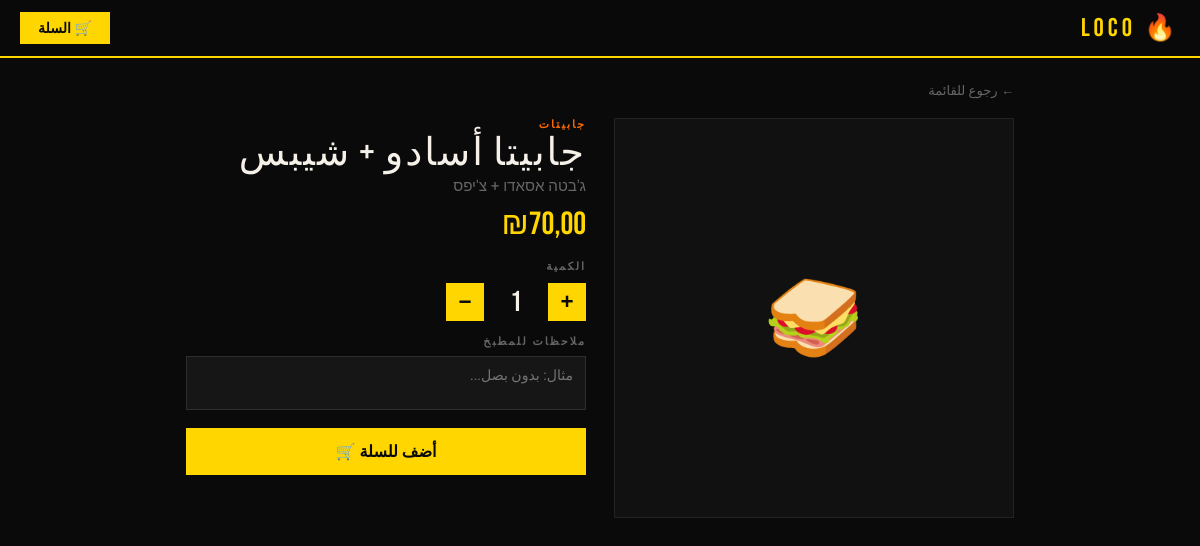
Page /menu/1/ on the committed database.
### menu/models.py (models this page shows, shortened)
class MenuItem(models.Model):
    category     = models.ForeignKey(Category, on_delete=models.CASCADE, related_name='items')
    name         = models.CharField(max_length=150)
    name_ar      = models.CharField(max_length=150)
    name_he      = models.CharField(max_length=150, blank=True)
    price        = models.DecimalField(max_digits=8, decimal_places=2)
    image        = models.ImageField(upload_to='menu/', blank=True, null=True)
    is_available = models.BooleanField(default=True)
    sort_order   = models.PositiveIntegerField(default=0)
    toppings     = models.ManyToManyField('Topping', blank=True, related_name='menu_items')
    description  = models.TextField(blank=True)
    calories     = models.PositiveIntegerField(null=True, blank=True)
    protein      = models.PositiveIntegerField(null=True, blank=True)
    carbs        = models.PositiveIntegerField(null=True, blank=True)
    fat          = models.PositiveIntegerField(null=True, blank=True)
    allergens    = models.CharField(max_length=255, blank=True)
    is_spicy     = models.BooleanField(default=False)
    is_new       = models.BooleanField(default=False)
    sold_by_weight = models.BooleanField(default=False)
    weight_unit    = models.CharField(
        max_length=10,
        choices=[('gram', 'גרם / غرام'), ('100g', '100 גרם'), ('kg', 'ק"ג / كيلو')],
        default='100g',
        blank=True
    )
    price_per_unit = models.DecimalField(
        max_digits=8, decimal_places=2, null=True, blank=True,
        help_text="السعر لكل وحدة (100g/kg) — اتركه فارغاً إذا كان السعر ثابت"
    )
    class Meta:
        ordering = ['sort_order']

class Category(models.Model):
    name       = models.CharField(max_length=100)
    name_ar    = models.CharField(max_length=100)
    name_he    = models.CharField(max_length=100, blank=True)
    sort_order = models.PositiveIntegerField(default=0)
    is_active  = models.BooleanField(default=True)
    class Meta:
        ordering = ['sort_order']
        verbose_name_plural = 'Categories'

### menu/views.py (the view)
# urls.py: path('menu/<int:pk>/', views.item_detail, name='item_detail'),
def item_detail(request, pk):
    item           = get_object_or_404(MenuItem, pk=pk, is_available=True)
    topping_groups = _get_topping_groups()
    cart_count     = sum(v['quantity'] for v in request.session.get('cart', {}).values())
    return render(request, 'menu/item_detail.html', {
        'item':           item,
        'topping_groups': topping_groups,
        'cart_count':     cart_count,
        'table_number':   request.session.get('table_number'),
    })

### menu/views.py (called while the page is built)
def _get_topping_groups():
    available_toppings = Topping.objects.filter(is_available=True)
    return ToppingGroup.objects.prefetch_related(
        Prefetch('toppings', queryset=available_toppings)
    ).all()

### templates/menu/item_detail.html (shortened to what this page needs)
<!DOCTYPE html>
<html lang="ar" dir="rtl">
<head>
</head>
<body>
<div class="nav">
  <a href="/" class="nav-logo">🔥 LOCO</a>
  <a href="/orders/cart/" class="nav-cart">
    🛒 السلة
  </a>
</div>
<div class="page">
  <a href="/" class="back">← رجوع للقائمة</a>
  <div class="grid">
    <div class="img-box">
      {% if item.image %}
      <img src="{{ item.image.url }}" alt="{{ item.name_ar }}">
      {% else %}
      <span class="emoji">🥪</span>
      {% endif %}
    </div>
    <div>
      <div class="cat">{{ item.category.name_ar }}</div>
      <div class="name">{{ item.name_ar }}</div>
      {% if item.name_he %}<div class="name-he">{{ item.name_he }}</div>{% endif %}
      <div class="price">₪{{ item.price }}</div>
      <div id="orderBox" style="display:none;">
        <div class="section-lbl">الكمية</div>
        <div class="qty-row">
          <button class="qty-btn" onclick="changeQty(1)">+</button>
          <span class="qty-num" id="qtyNum">1</span>
          <button class="qty-btn" onclick="changeQty(-1)">−</button>
        </div>
        <div class="section-lbl">ملاحظات للمطبخ</div>
        <textarea class="notes" id="notesBox" rows="2" placeholder="مثال: بدون بصل..."></textarea>
        <button class="add-btn" id="addBtn" onclick="addToCart()">أضف للسلة 🛒</button>
      </div>
    </div>
  </div>
</div>
</body>
</html>

### templates/menu/item_detail.html (style rules this page uses)
*,*::before,*::after { margin:0;padding:0;box-sizing:border-box; }
:root { --black:#0a0a0a;--yellow:#FFD600;--orange:#FF6B00;--red:#CC2200;--white:#F5F0E8;--gray:#666;--green:#00aa44; }
body { background:var(--black);color:var(--white);font-family:'Cairo',sans-serif;min-height:100vh; }
a { text-decoration:none;color:var(--yellow); }
.nav { position:fixed;top:0;left:0;right:0;z-index:999;display:flex;justify-content:space-between;align-items:center;padding:12px 20px;background:rgba(10,10,10,.97);border-bottom:2px solid var(--yellow); }
.nav-logo { font-family:'Bebas Neue',sans-serif;font-size:1.6rem;color:var(--yellow);letter-spacing:4px; }
.nav-cart { background:var(--yellow);color:var(--black);padding:8px 18px;font-weight:900;font-size:.88rem;position:relative; }
.page { max-width:860px;margin:0 auto;padding:80px 16px 40px; }
.back { display:inline-block;color:var(--gray);font-size:.82rem;margin-bottom:20px; }
.grid { display:grid;grid-template-columns:1fr 1fr;gap:28px;align-items:start; }
.img-box { background:#111;border:1px solid #222;aspect-ratio:1;display:flex;align-items:center;justify-content:center;overflow:hidden; }
.img-box .emoji { font-size:5rem; }
.cat { font-size:.68rem;font-weight:700;color:var(--orange);letter-spacing:2px;text-transform:uppercase;margin-bottom:4px; }
.name { font-family:'Bebas Neue',sans-serif;font-size:2.4rem;color:var(--white);letter-spacing:2px;line-height:1; }
.name-he { font-size:.95rem;color:var(--gray);margin:4px 0 10px; }
.price { font-family:'Bebas Neue',sans-serif;font-size:2rem;color:var(--yellow);margin-bottom:16px; }
.section-lbl { font-size:.68rem;font-weight:700;color:var(--gray);letter-spacing:2px;text-transform:uppercase;margin-bottom:8px; }
.qty-row { display:flex;align-items:center;gap:14px;margin:10px 0 14px; }
.qty-btn { background:var(--yellow);color:var(--black);border:none;width:38px;height:38px;font-size:1.4rem;font-weight:900;cursor:pointer;line-height:1;-webkit-tap-highlight-color:transparent; }
.qty-num { font-family:'Bebas Neue',sans-serif;font-size:1.8rem;min-width:36px;text-align:center; }
.notes { width:100%;background:rgba(255,255,255,.05);border:1px solid rgba(255,255,255,.1);color:var(--white);padding:10px 12px;font-family:'Cairo',sans-serif;font-size:.88rem;resize:none;margin-bottom:14px; }
.add-btn { width:100%;padding:14px;background:var(--yellow);color:var(--black);border:none;font-family:'Cairo',sans-serif;font-weight:900;font-size:1rem;cursor:pointer;transition:all .2s;-webkit-tap-highlight-color:transparent; }

### rows in the picture
MenuItem: category.name_ar "جابيتات", name_ar "جابيتا أسادو + شيبس", name_he "ג'בטה אסאדו + צ'יפס", price "70,00"
